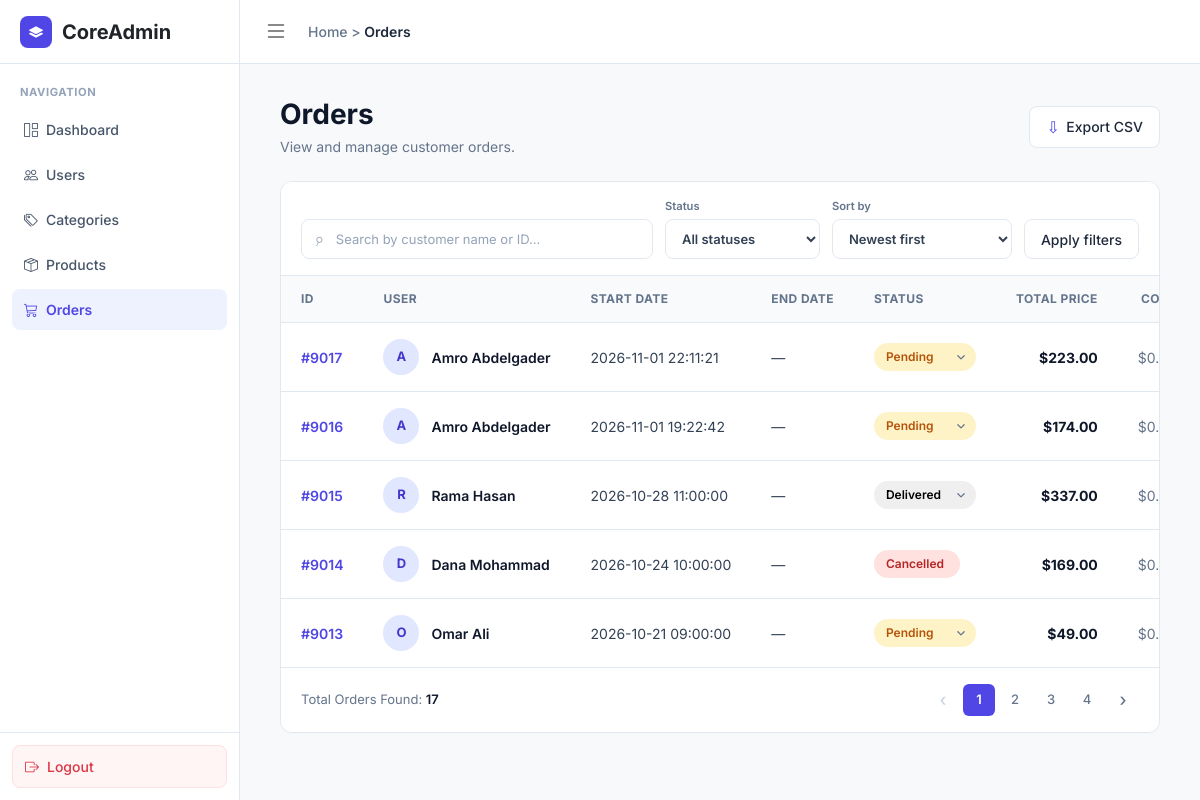
Screenshot of /admin/orders.php (signed in) with the database file from the repository.
### tables this page shows
CREATE TABLE `orders` (
  `id` int(11) NOT NULL,
  `user_id` int(11) NOT NULL,
  `order_date` timestamp NOT NULL DEFAULT current_timestamp(),
  `estimated_delivery` date DEFAULT NULL,
  `total_amount` decimal(10,2) NOT NULL DEFAULT 0.00,
  `order_status` enum('Pending','Confirmed','Shipped','Delivered','Cancelled') DEFAULT 'Pending',
  `full_name` varchar(100) NOT NULL,
  `phone` varchar(20) NOT NULL,
  `country` varchar(100) NOT NULL DEFAULT 'Jordan',
  `city` varchar(100) NOT NULL,
  `area` varchar(100) DEFAULT NULL,
  `shipping_address` varchar(255) NOT NULL,
  `building_details` varchar(255) DEFAULT NULL,
  `shipping_cost` decimal(10,2) NOT NULL DEFAULT 0.00,
  `revenue` decimal(10,2) NOT NULL DEFAULT 0.00
);

### app/models/Order.php (called while the page is built, shortened)
<?php
require_once __DIR__ . '/../config/Database.php';
class Order {
    private PDO $db;
    public function __construct() {
        $database = new Database();
        $this->db = $database->connect();
    }
    public function getOrdersPaginated(
        int $limit,
        int $offset,
        string $search = '',
        string $status = 'all',
        string $sort = 'newest'
    ): array {
        [$where, $parameters] = $this->buildOrderFilters($search, $status);
        $orderBy = $sort === 'revenue'
            ? 'COALESCE(o.revenue, o.total_amount) DESC, o.order_date DESC'
            : 'o.order_date DESC';
        $stmt = $this->db->prepare("
            SELECT o.id, o.user_id, o.total_amount, o.order_status,
                   o.order_date AS created_at,
                   COALESCE(u.full_name, 'Guest Customer') AS full_name
            FROM orders o
            LEFT JOIN users u ON o.user_id = u.id
            $where
            ORDER BY $orderBy
            LIMIT ? OFFSET ?
        ");
        $stmt->bindValue(count($parameters) + 1, $limit, PDO::PARAM_INT);
        $stmt->bindValue(count($parameters) + 2, $offset, PDO::PARAM_INT);
        $stmt->execute();
        return $stmt->fetchAll(PDO::FETCH_ASSOC);
    }
    public function getTotalOrdersCount(string $search = '', string $status = 'all'): int {
        [$where, $parameters] = $this->buildOrderFilters($search, $status);
        $stmt = $this->db->prepare("
            SELECT COUNT(*) AS total
            FROM orders o
            LEFT JOIN users u ON o.user_id = u.id
            $where
        ");
        $stmt->execute();
        $result = $stmt->fetch(PDO::FETCH_ASSOC);
        return (int)($result['total'] ?? 0);
    }
    private function buildOrderFilters(string $search, string $status): array {
        $conditions = [];
        $parameters = [];
        $search = trim($search);
        $status = strtolower(trim($status));
        return [
            $conditions ? 'WHERE ' . implode(' AND ', $conditions) : '',
            $parameters,
        ];
    }
}

### app/config/Database.php (called while the page is built)
<?php
class Database {
    private string $host = "localhost";
    private string $dbName = "wedding_store";
    private string $username = "root";
    private string $password = "";
    private ?PDO $connection = null;
    public function connect(): PDO {
        if ($this->connection === null) {
            try {
                $dsn = "mysql:host={$this->host};dbname={$this->dbName};charset=utf8mb4";
                $this->connection = new PDO(
                    $dsn,
                    $this->username,
                    $this->password,
                    [
                        PDO::ATTR_ERRMODE => PDO::ERRMODE_EXCEPTION,
                        PDO::ATTR_DEFAULT_FETCH_MODE => PDO::FETCH_ASSOC,
                        PDO::ATTR_EMULATE_PREPARES => false
                    ]
                );
            } catch (PDOException $e) {
                error_log($e->getMessage());
                throw new RuntimeException(
                    "Database connection failed."
                );
            }
        }
        return $this->connection;
    }
}

### admin/orders.php (the view, shortened to what this page needs)
<?php
require_once __DIR__ . '/../app/models/Order.php';
$orderModel = new Order();
$search = isset($_GET['search']) ? trim($_GET['search']) : '';
$status = strtolower(trim($_GET['status'] ?? 'all'));
$sort = $_GET['sort'] ?? 'newest';
$filterParams = [];
$filterQuery = http_build_query($filterParams);
$limit = 5;
$page = isset($_GET['page']) ? (int) $_GET['page'] : 1;
$page = max(1, $page);
$offset = ($page - 1) * $limit;
$orders = $orderModel->getOrdersPaginated($limit, $offset, $search, $status, $sort);
$totalOrders = $orderModel->getTotalOrdersCount($search, $status);
$totalPages = (int) ceil($totalOrders / $limit);
require_once __DIR__ . '/includes/header.php';
?>
<div class="page-content">
    <div class="page-heading">
        <div>
            <h1>Orders</h1>
            <p>View and manage customer orders.</p>
        </div>
        <button class="button button-export" id="export-orders" type="button">
            <span aria-hidden="true">⇩</span> Export CSV
        </button>
    </div>
    <section class="orders-card" aria-label="Order list">
        <form method="GET" action="orders.php" class="filters">
            <label class="table-search">
                <span aria-hidden="true">⌕</span>
                <input
                    type="search"
                    name="search"
                    id="order-search"
                    value="<?= htmlspecialchars($search, ENT_QUOTES, 'UTF-8') ?>"
                    placeholder="Search by customer name or ID..."
                    aria-label="Search by customer name or ID"
                >
            </label>
            <label class="filter-control">
                <span class="filter-label">Status</span>
                <select id="status-filter" name="status" aria-label="Filter by status">
                    <option value="all" <?= $status === 'all' ? 'selected' : '' ?>>All statuses</option>
                </select>
            </label>
            <label class="filter-control sort-control">
                <span class="filter-label">Sort by</span>
                <select id="sort-orders" name="sort" aria-label="Sort orders">
                    <option value="newest" <?= $sort === 'newest' ? 'selected' : '' ?>>Newest first</option>
                </select>
            </label>
            <button type="submit" class="button">Apply filters</button>
        </form>
        <div class="table-wrap">
            <table class="orders-table">
                <thead>
                    <tr>
                        <th scope="col">ID</th>
                        <th scope="col">User</th>
                        <th scope="col">Start Date</th>
                        <th scope="col">End Date</th>
                        <th scope="col">Status</th>
                        <th scope="col" class="numeric">Total Price</th>
                        <th scope="col" class="numeric">Cost</th>
                    </tr>
                </thead>
                <tbody id="orders-body">
                    <?php if (!empty($orders)): ?>
                        <?php foreach ($orders as $index => $order): ?>
                            <?php
                                $currentStatus = strtolower($order['order_status'] ?? 'pending');
                                $isCancelled = ($currentStatus === 'cancelled');
                                $delay = ($index + 1) * 0.08;
                            ?>
                            <tr style="--row-delay: <?= $delay ?>s;">
                                <td>
                                    <strong class="order-id">
                                        #<?= (int) $order['id'] ?>
                                    </strong>
                                </td>
                                <td>
                                    <div class="customer">
                                        <span class="avatar-initials">
                                            <?= htmlspecialchars(
                                                strtoupper(substr($order['full_name'] ?? '', 0, 1)),
                                                ENT_QUOTES,
                                                'UTF-8'
                                            ) ?>
                                        </span>
                                        <span>
                                            <?= htmlspecialchars(
                                                $order['full_name'] ?? '',
                                                ENT_QUOTES,
                                                'UTF-8'
                                            ) ?>
                                        </span>
                                    </div>
                                </td>
                                <td>
                                    <?= htmlspecialchars(
                                        $order['created_at'] ?? '',
                                        ENT_QUOTES,
                                        'UTF-8'
                                    ) ?>
                                </td>
                                <td>—</td>
                                <td>
                                    <select
                                        class="status-badge status-<?= htmlspecialchars($currentStatus, ENT_QUOTES, 'UTF-8') ?>"
                                        onchange="updateOrderStatus(<?= (int) $order['id'] ?>, this.value)"
                                        <?= $isCancelled ? 'disabled style="background-color: #ffe1df; color: #b32625; cursor: not-allowed;"' : '' ?>
                                    >
                                        <option value="pending" <?= $currentStatus === 'pending' ? 'selected' : '' ?>>
                                            Pending
                                        </option>
                                        <option value="delivered" <?= $currentStatus === 'delivered' ? 'selected' : '' ?>>
                                            Delivered
                                        </option>
                                        <option value="cancelled" <?= $currentStatus === 'cancelled' ? 'selected' : '' ?>>
                                            Cancelled
                                        </option>
                                    </select>
                                </td>
                                <td class="numeric amount">
                                    $<?= number_format((float) ($order['total_amount'] ?? 0), 2) ?>
                                </td>
                                <td class="numeric cost-unavailable">
                                    $0.00
                                </td>
                            </tr>
                        <?php endforeach; ?>
                    <?php endif; ?>
                </tbody>
            </table>
        </div>
        <footer class="table-footer">
            <p id="orders-summary">
                Total Orders Found:
                <strong><?= (int) $totalOrders ?></strong>
            </p>
            <?php if ($totalPages > 1): ?>
                <nav class="pagination" aria-label="Page navigation">
                    <?php $paginationQuery = $filterQuery !== '' ? '&' . htmlspecialchars($filterQuery, ENT_QUOTES, 'UTF-8') : ''; ?>
                    <?php if ($page > 1): ?>
                        <a
                            class="page-arrow"
                            href="orders.php?page=<?= $page - 1 ?><?= $paginationQuery ?>"
                        >
                            ‹
                        </a>
                    <?php else: ?>
                        <span class="page-arrow disabled">‹</span>
                    <?php endif; ?>
                    <?php for ($i = 1; $i <= $totalPages; $i++): ?>
                        <a
                            href="orders.php?page=<?= $i ?><?= $paginationQuery ?>"
                            class="page-number <?= $page === $i ? 'current' : '' ?>"
                        >
                            <?= $i ?>
                        </a>
                    <?php endfor; ?>
                    <?php if ($page < $totalPages): ?>
                        <a
                            class="page-arrow"
                            href="orders.php?page=<?= $page + 1 ?><?= $paginationQuery ?>"
                        >
                            ›
                        </a>
                    <?php else: ?>
                        <span class="page-arrow disabled">›</span>
                    <?php endif; ?>
                </nav>
            <?php endif; ?>
        </footer>
    </section>
</div>
<?php require_once __DIR__ . '/includes/footer.php'; ?>

### public/assets/css/admin.css (style rules this page uses)
:root { --bg-main: #f8f9fa; --sidebar-width: 240px; --brand-primary: #4f46e5; --brand-primary-hover: #4338ca; --text-dark: #1e293b; --text-muted: #64748b; --border-color: #e2e8f0; --badge-blue-bg: #e0e7ff; --badge-blue-text: #4338ca; --badge-green-bg: #dcfce7; --badge-green-text: #15803d; --badge-red-bg: #fee2e2; --badge-red-text: #b91c1c; --active-nav-bg: #eef2ff; --active-nav-text: #4f46e5; }
body { font-family: 'Inter', -apple-system, BlinkMacSystemFont, sans-serif; background-color: var(--bg-main); color: var(--text-dark); overflow-x: hidden; font-size: 0.875rem; }
.table-footer { padding: 1rem 1.25rem; border-top: 1px solid var(--border-color); display: flex; align-items: center; justify-content: space-between; }

### rows the page displays
orders: $delay 0.08 (drawn), id "9017", full_name "A", full_name "Amro Abdelgader", order_date "2026-11-01 22:11:21", order_status+id "Pending", total_amount "223.00"
orders: $delay 0.16 (drawn), id "9016", full_name "A", full_name "Amro Abdelgader", order_date "2026-11-01 19:22:42", order_status+id "Pending", total_amount "174.00"
orders: $delay 0.24 (drawn), id "9015", full_name "R", full_name "Rama Hasan", order_date "2026-10-28 11:00:00", order_status+id "Delivered", total_amount "337.00"
orders: $delay 0.32 (drawn), id "9014", full_name "D", full_name "Dana Mohammad", order_date "2026-10-24 10:00:00", order_status+id "Cancelled", total_amount "169.00"
orders: $delay 0.4 (drawn), id "9013", full_name "O", full_name "Omar Ali", order_date "2026-10-21 09:00:00", order_status+id "Pending", total_amount "49.00"

### other values shown
safe($breadcrumb) "Orders"
$totalOrders "17"
